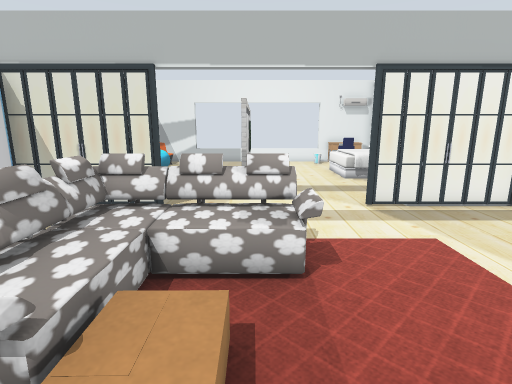
[1] (above)

20 first-person views from a walk through a robot-simulator world made for Gazebo. The camera is 1.3 m above the floor, tilts 12° down and sees 80° across. The floor is counted in squares, 0.5 m on a side. Each view is taken from the middle of a square. On the plan, view 1 faces up. The plan holds only what a view shows up to about 20 squares ahead; the rest is blank. Some surface patterns are stand-ins.

[2]
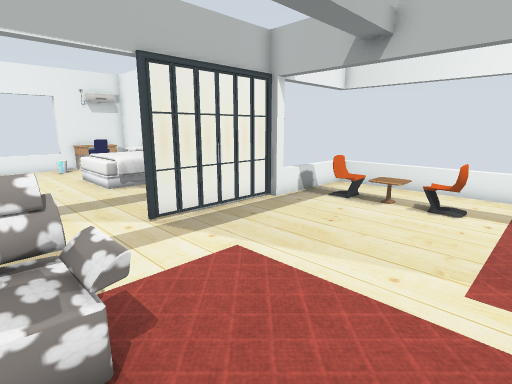

[3]
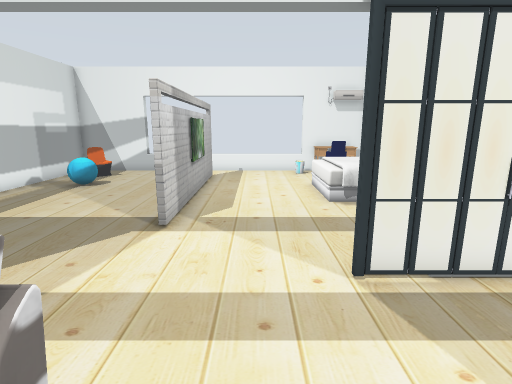

[4]
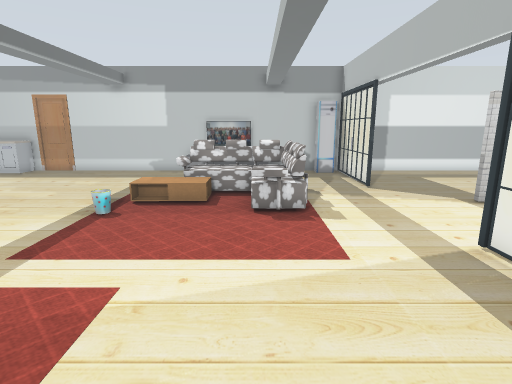

[5]
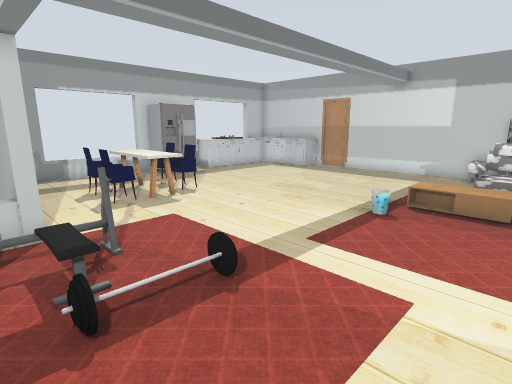

[6]
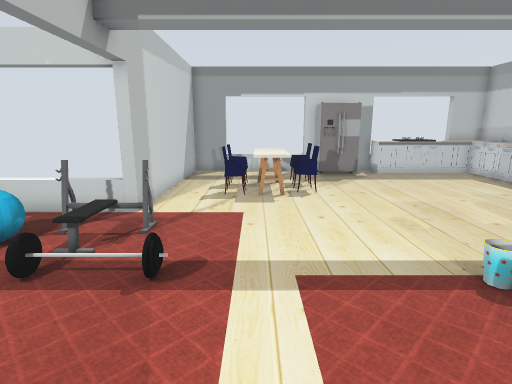

[7]
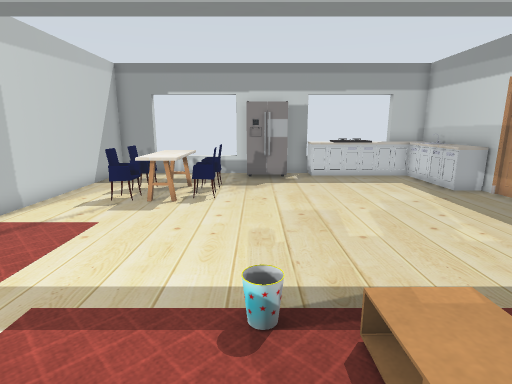

[8]
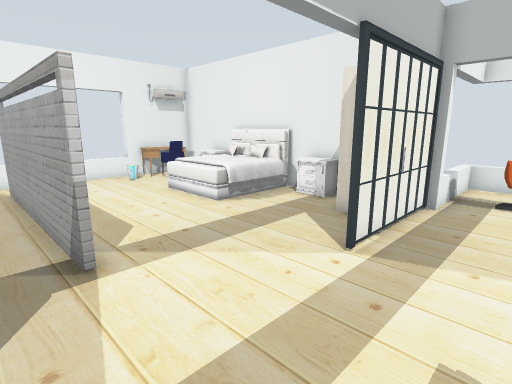

[9]
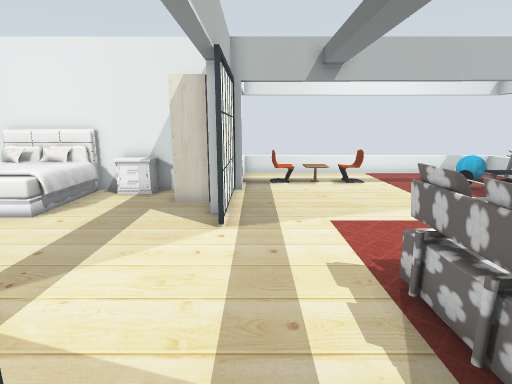

[10]
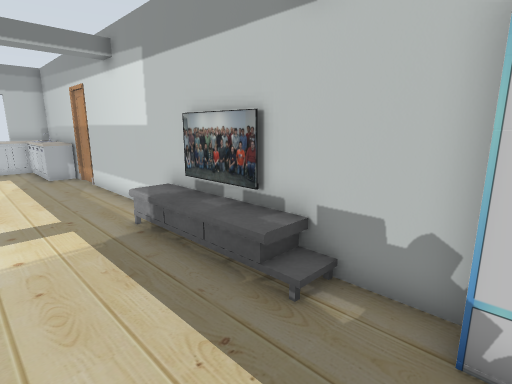

[11]
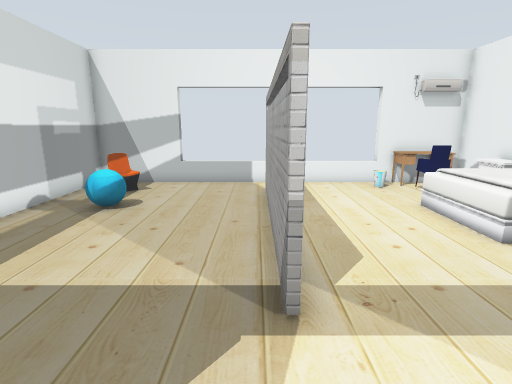

[12]
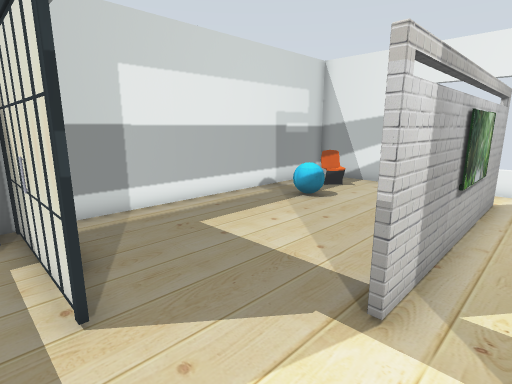

[13]
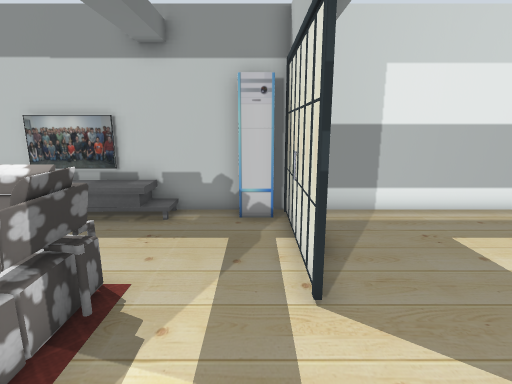

[14]
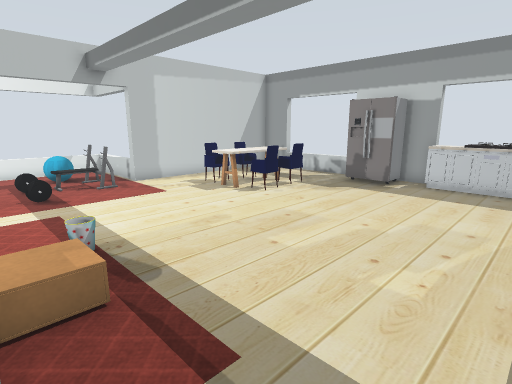

[15]
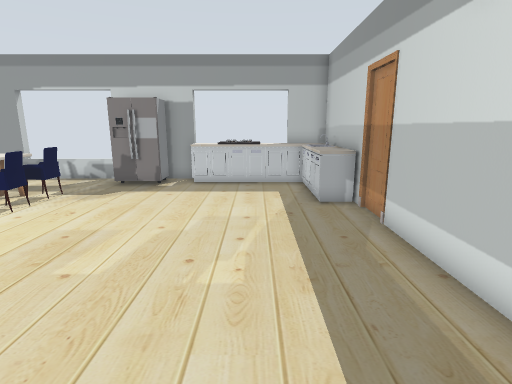

[16]
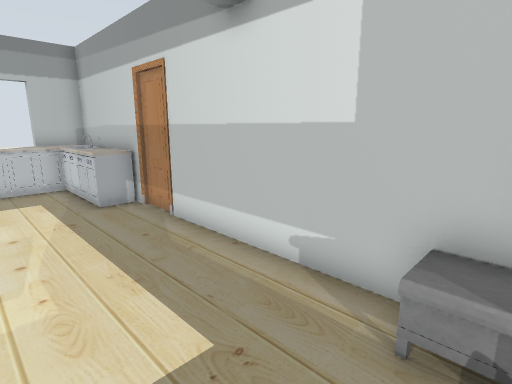

[17]
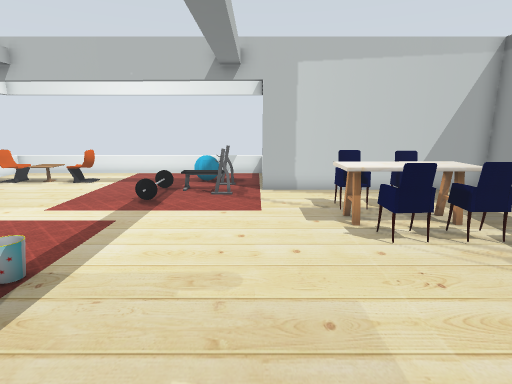

[18]
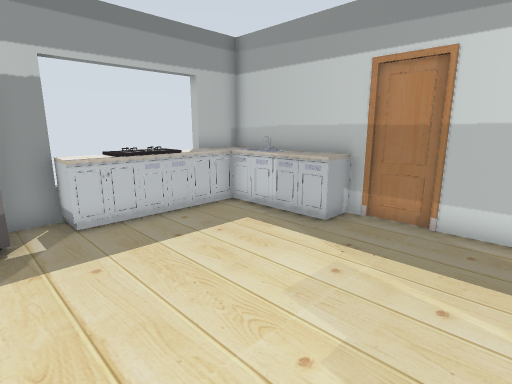

[19]
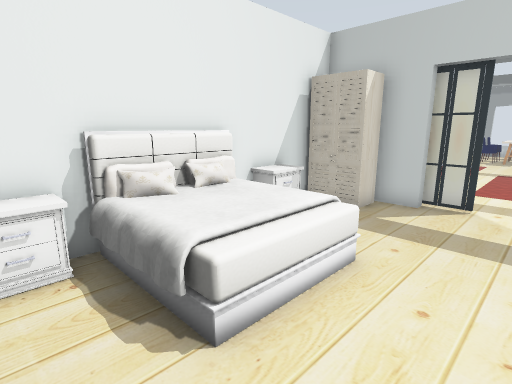

[20]
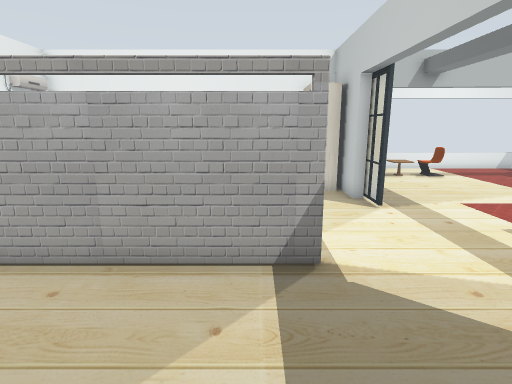

### Floor plan
Points are (right, up) in squares from view 1. A wall is a line through its corners. A room is listed if a view was taken in it or the views show most of it. See-through windows are left out.
Room 1 (views 1, 2, 3, 4, 5, 6, 7, 8, 9, 10, 11, 12, 13, 14, 15, 16, 17, 18, 19, 20)
walls: (5.1, 9.9) (5.1, 10.4) (7.5, 10.4); (-0.6, 12.8) (-0.6, 21.6); (8.7, 11.4) (8.7, 23.6) (-8.5, 23.6) (-8.5, 11.3); (-8.5, 10) (-8.5, -6); (9.1, -4.2) (9.1, -8); (13.5, 9.6) (8.6, 9.6); (-8.5, -8) (-8.5, -13.6) (-6.6, -13.6); (-0.4, 21.6) (-0.4, 12.8); (1.2, -13.6) (8.7, -13.6) (8.7, -4.3) (13.5, -4.3); (-1.9, -13.6) (-0.4, -13.6)
low walls: (13.5, -4.3) (13.5, 9.6)
objects: door leaf (-9, -7); kitchen cabinet (-8, -13) to (-6, -9); TV cabinet (-8, 1) to (-7, 3); TV (-8, 2) to (-8, 5); TV cabinet (-8, 6); other object (-8, 9); chair (-7, 21) to (-6, 22); door leaf (-6, 10); cyan ball (-6, 19); bench (-5, -13) to (-3, -13); door leaf (-4, 10) to (-3, 10); sofa (-3, 2) to (1, 7); kitchen cabinet (-2, -13); coffee table (-2, 1) to (-1, 3); fridge (0, -13) to (1, -12); bin (1, 0); chair (3, -9); chair (3, -8) to (3, -7); kitchen table (4, -10) to (5, -7); door leaf (4, 10); bin (4, 22) to (5, 22); chair (5, -9) to (6, -9); chair (5, -7) to (6, -7); bed (5, 16) to (8, 19); door leaf (6, 10); chair (6, 21) to (7, 22); desk (6, 22) to (8, 23); other object (7, 0) to (9, 0); wardrobe (7, 11) to (8, 12); other object (8, -3) to (10, -1); nightstand (8, 13) to (8, 14); nightstand (8, 20) to (8, 21); table (10, 6) to (11, 6); cyan ball (11, -2) to (11, -1); chair (11, 4) to (11, 5); chair (11, 7) to (11, 8)

Positions as (right, up) in squares from view 1, and headings:
1: (0, 0), facing up
2: (0, 2), facing up-right
3: (2, 5), facing up
4: (10, 5), facing left
5: (10, 4), facing down-left
6: (5, 5), facing down
7: (1, 4), facing down
8: (-2, 7), facing up-right
9: (-4, 9), facing right
10: (-4, 9), facing down-left
11: (-1, 9), facing up
12: (1, 9), facing up-left
13: (1, 9), facing left
14: (-6, 2), facing down-right
15: (-5, 2), facing down
16: (-4, 2), facing down-left
17: (-4, -4), facing right
18: (0, -4), facing down-left
19: (2, 21), facing down-right
20: (-6, 14), facing right
